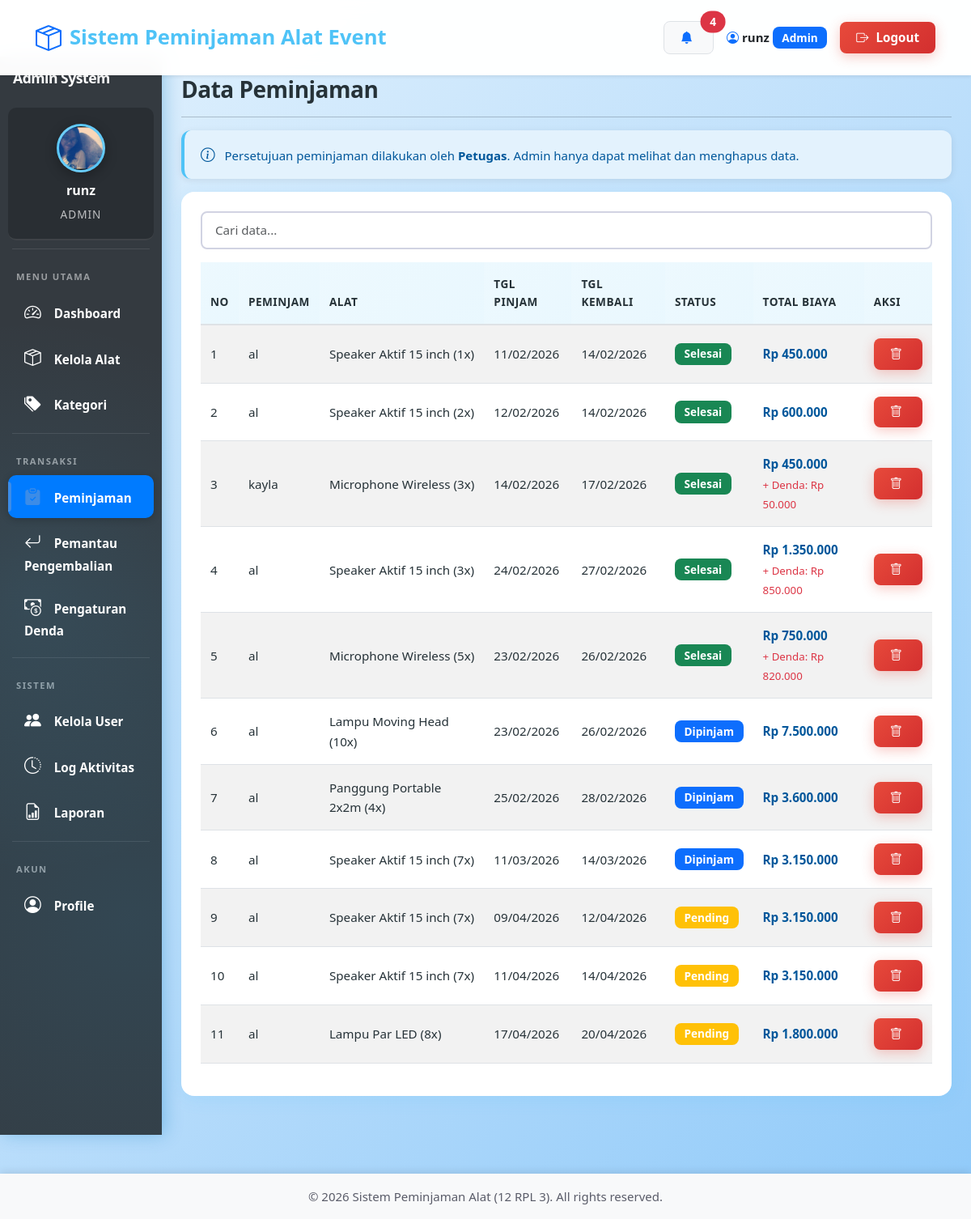
Screenshot of /admin/peminjaman.php (signed in) with the database file from the repository.
### tables this page shows
CREATE TABLE `peminjaman` (
  `id` int NOT NULL,
  `nama_alat` varchar(50) NOT NULL,
  `peminjam_id` int NOT NULL,
  `tanggal_pinjam` date NOT NULL,
  `tanggal_kembali` date NOT NULL,
  `tanggal_pengembalian` datetime DEFAULT NULL,
  `kondisi_pengembalian` enum('baik','rusak ringan','rusak berat','hilang') DEFAULT 'baik',
  `catatan_pengembalian` text,
  `status` enum('pending','disetujui','ditolak','dipinjam','selesai') DEFAULT 'pending',
  `total_biaya` decimal(10,2) DEFAULT NULL,
  `denda` decimal(10,2) DEFAULT '0.00',
  `keterangan` text,
  `petugas_id` int DEFAULT NULL,
  `created_at` timestamp NULL DEFAULT CURRENT_TIMESTAMP,
  `deleted_at` datetime DEFAULT NULL
);

CREATE TABLE `users` (
  `id` int NOT NULL,
  `username` varchar(50) NOT NULL,
  `password` varchar(255) NOT NULL,
  `nama` varchar(100) NOT NULL,
  `email` varchar(100) NOT NULL,
  `telepon` varchar(20) DEFAULT NULL,
  `foto_profile` varchar(255) DEFAULT NULL,
  `role` enum('admin','petugas','peminjam') NOT NULL,
  `created_at` timestamp NULL DEFAULT CURRENT_TIMESTAMP,
  `deleted_at` datetime DEFAULT NULL
);

CREATE TABLE `alat` (
  `id` int NOT NULL,
  `nama_alat` varchar(100) NOT NULL,
  `merk` varchar(100) DEFAULT NULL,
  `kategori_id` int DEFAULT NULL,
  `jumlah_total` int NOT NULL,
  `jumlah_tersedia` int NOT NULL,
  `kondisi` enum('baik','rusak ringan','rusak berat') DEFAULT 'baik',
  `harga_sewa` decimal(10,2) DEFAULT NULL,
  `deskripsi` text,
  `foto` varchar(255) DEFAULT NULL,
  `created_at` timestamp NULL DEFAULT CURRENT_TIMESTAMP,
  `deleted_at` datetime DEFAULT NULL
);

CREATE TABLE `detail_peminjaman` (
  `id` int NOT NULL,
  `peminjaman_id` int NOT NULL,
  `alat_id` int NOT NULL,
  `jumlah` int NOT NULL,
  `harga_satuan` decimal(10,2) DEFAULT NULL,
  `subtotal` decimal(10,2) DEFAULT NULL
);

### controllers/PeminjamanController.php (called while the page is built, shortened)
<?php
require_once __DIR__ . '/../models/PeminjamanModel.php';
class PeminjamanController extends Controller {
    private $model;
    public function __construct($conn) {
        $this->model     = new PeminjamanModel($conn);
    }
    public function index() {
        return $this->model->getAll();
    }
    public function getDetail($peminjaman_id) {
        return $this->model->getDetail($peminjaman_id);
    }
}
?>

### models/Model.php (called while the page is built, shortened)
<?php
class Model {
    protected $conn;
    public function __construct($conn) {
        $this->conn = $conn;
    }
    protected function query($sql) {
        return mysqli_query($this->conn, $sql);
    }
    protected function fetchAll($sql) {
        $result = $this->query($sql);
        $data = [];
        while ($row = mysqli_fetch_assoc($result)) {
            $data[] = $row;
        }
        return $data;
    }
}
?>

### models/PeminjamanModel.php (called while the page is built, shortened)
<?php
require_once __DIR__ . '/Model.php';
class PeminjamanModel extends Model {
    public function getAll() {
        return $this->fetchAll("SELECT p.*, u.nama FROM peminjaman p
                                JOIN users u ON p.peminjam_id = u.id
                                ORDER BY p.id ASC");
    }
    public function getDetail($peminjaman_id) {
        return $this->fetchAll("SELECT dp.*, a.nama_alat, a.harga_sewa FROM detail_peminjaman dp
                                JOIN alat a ON dp.alat_id = a.id
                                WHERE dp.peminjaman_id = " . (int)$peminjaman_id);
    }
}
?>

### admin/peminjaman.php (the view, shortened to what this page needs)
<?php
require_once '../config/database.php';
require_once '../controllers/PeminjamanController.php';
$controller = new PeminjamanController($conn);
$peminjaman_list = $controller->index();
include '../includes/header.php';
?>
<div class="container-fluid">
    <div class="row">
        <?php include '../includes/admin_sidebar.php'; ?>
        <div class="col-md-10 p-4">
            <h2>Data Peminjaman</h2>
            <hr>
            <div class="alert alert-info">
                <i class="bi bi-info-circle"></i> Persetujuan peminjaman dilakukan oleh <strong>Petugas</strong>. Admin hanya dapat melihat dan menghapus data.
            </div>
            <div class="card">
                <div class="card-body">
                    <table class="table table-striped">
                        <thead>
                            <tr>
                                <th>No</th>
                                <th>Peminjam</th>
                                <th>Alat</th>
                                <th>Tgl Pinjam</th>
                                <th>Tgl Kembali</th>
                                <th>Status</th>
                                <th>Total Biaya</th>
                                <th>Aksi</th>
                            </tr>
                        </thead>
                        <tbody>
                            <?php
                            $status_color = ['pending'=>'warning','disetujui'=>'info','dipinjam'=>'primary','selesai'=>'success','ditolak'=>'danger'];
                            $no = 1;
                            foreach ($peminjaman_list as $row):
                                $color = $status_color[$row['status']] ?? 'secondary';
                                $detail = $controller->getDetail($row['id']);
                                $alat_list_str = implode(', ', array_map(fn($d) => $d['nama_alat'].' ('.$d['jumlah'].'x)', $detail));
                            ?>
                            <tr>
                                <td><?php echo $no++; ?></td>
                                <td><?php echo htmlspecialchars($row['nama']); ?></td>
                                <td><?php echo strlen($alat_list_str) > 50 ? substr($alat_list_str,0,50).'...' : $alat_list_str; ?></td>
                                <td><?php echo date('d/m/Y', strtotime($row['tanggal_pinjam'])); ?></td>
                                <td><?php echo date('d/m/Y', strtotime($row['tanggal_kembali'])); ?></td>
                                <td><span class="badge bg-<?php echo $color; ?>"><?php echo ucfirst($row['status']); ?></span></td>
                                <td>
                                    <strong>Rp <?php echo number_format($row['total_biaya'], 0, ',', '.'); ?></strong>
                                    <?php if ($row['denda'] > 0): ?>
                                    <br><small class="text-danger">+ Denda: Rp <?php echo number_format($row['denda'], 0, ',', '.'); ?></small>
                                    <?php endif; ?>
                                </td>
                                <td>
                                    <button class="btn btn-sm btn-danger" onclick="if(confirm('Hapus peminjaman ini?')) location.href='?delete=<?php echo $row['id']; ?>'">
                                        <i class="bi bi-trash"></i>
                                    </button>
                                </td>
                            </tr>
                            <?php endforeach; ?>
                        </tbody>
                    </table>
                </div>
            </div>
        </div>
    </div>
</div>
<?php include '../includes/footer.php'; ?>

### assets/css/variables.css (style rules this page uses)
:root { --primary: #4FC3F7; --primary-dark: #29B6F6; --primary-light: #81D4FA; --secondary: #78909C; --success: #66BB6A; --info: #42A5F5; --warning: #FFA726; --danger: #EF5350; --light: #E3F2FD; --dark: #263238; --blue-gradient: linear-gradient(135deg, #4FC3F7 0%, #29B6F6 100%); --blue-gradient-dark: linear-gradient(135deg, #29B6F6 0%, #0288D1 100%); --sidebar-gradient: linear-gradient(180deg, #0277BD 0%, #01579B 100%); --card-gradient: linear-gradient(135deg, #E3F2FD 0%, #BBDEFB 100%); --card-shadow: 0 4px 20px rgba(79, 195, 247, 0.15); --button-shadow: 0 4px 15px rgba(79, 195, 247, 0.3); --hover-shadow: 0 8px 30px rgba(79, 195, 247, 0.25); --spacing-sm: 0.5rem; --spacing-md: 1rem; --spacing-lg: 1.5rem; --spacing-xl: 2rem; --radius-sm: 8px; --radius-md: 12px; --radius-lg: 16px; --font-family: 'Segoe UI', Tahoma, Geneva, Verdana, sans-serif; --font-size-base: 15px; --font-weight-normal: 500; --font-weight-bold: 700; }

### assets/css/base.css (style rules this page uses)
* { margin: 0; padding: 0; box-sizing: border-box; }
html { scroll-behavior: smooth; }
body { font-family: var(--font-family); background: linear-gradient(135deg, #E3F2FD 0%, #BBDEFB 50%, #90CAF9 100%); background-attachment: fixed; min-height: 100vh; color: var(--dark); font-size: var(--font-size-base); line-height: 1.6; padding-top: 70px; }
h1, h2, h3, h4, h5, h6 { font-weight: var(--font-weight-bold); color: var(--dark); letter-spacing: -0.5px; }
h2 { font-size: 1.75rem; margin-bottom: 0.5rem; }
p, td, th, label, span { color: var(--dark); }
strong { font-weight: var(--font-weight-bold); }

### assets/css/components.css (style rules this page uses)
.card { border: none; border-radius: var(--radius-lg); box-shadow: var(--card-shadow); overflow: hidden; margin-bottom: var(--spacing-lg); background: white; transition: all 0.3s ease; }
.card-body { padding: var(--spacing-lg); }
.table thead th { border-bottom: 2px solid #dee2e6; font-weight: var(--font-weight-bold); text-transform: uppercase; font-size: 0.85rem; letter-spacing: 0.5px; color: var(--dark); padding: var(--spacing-md) 0.75rem; background: linear-gradient(135deg, rgba(79, 195, 247, 0.1) 0%, rgba(41, 182, 246, 0.1) 100%); }
.table tbody td { padding: var(--spacing-md) 0.75rem; vertical-align: middle; font-size: 0.95rem; color: var(--dark); font-weight: var(--font-weight-normal); }
.table tbody td strong { font-weight: var(--font-weight-bold); color: #01579B; }
.btn { border-radius: var(--radius-sm); padding: var(--spacing-sm) 1.25rem; font-weight: 600; font-size: 0.95rem; transition: all 0.3s ease; border: none; }
.btn i { margin-right: 5px; }
.btn-danger { background: linear-gradient(135deg, #e74a3b 0%, #d32f2f 100%); box-shadow: 0 4px 15px rgba(231, 74, 59, 0.3); }
.badge { padding: 0.5em 0.85em; font-weight: var(--font-weight-bold); border-radius: var(--radius-sm); font-size: 0.85rem; }
.alert { border: none; border-radius: var(--radius-md); padding: var(--spacing-md) 1.25rem; border-left: 4px solid; box-shadow: 0 2px 10px rgba(0,0,0,0.08); font-weight: var(--font-weight-normal); }
.alert-info { background-color: #E3F2FD; border-left-color: var(--primary); color: #01579B; }
.alert i { margin-right: 8px; font-size: 1.1rem; }

### rows the page displays
peminjaman: peminjam.nama "al", alat.nama_alat "Speaker Aktif 15 inch (1x)", tanggal_pinjam "11/02/2026", tanggal_kembali "14/02/2026", status "Selesai", total_biaya "450.000"
peminjaman: peminjam.nama "al", alat.nama_alat "Speaker Aktif 15 inch (2x)", tanggal_pinjam "12/02/2026", tanggal_kembali "14/02/2026", status "Selesai", total_biaya "600.000"
peminjaman: peminjam.nama "kayla", alat.nama_alat "Microphone Wireless (3x)", tanggal_pinjam "14/02/2026", tanggal_kembali "17/02/2026", status "Selesai", total_biaya "450.000", denda "50.000"
peminjaman: peminjam.nama "al", alat.nama_alat "Speaker Aktif 15 inch (3x)", tanggal_pinjam "24/02/2026", tanggal_kembali "27/02/2026", status "Selesai", total_biaya "1.350.000", denda "850.000"
peminjaman: peminjam.nama "al", alat.nama_alat "Microphone Wireless (5x)", tanggal_pinjam "23/02/2026", tanggal_kembali "26/02/2026", status "Selesai", total_biaya "750.000", denda "820.000"
peminjaman: peminjam.nama "al", alat.nama_alat "Lampu Moving Head (10x)", tanggal_pinjam "23/02/2026", tanggal_kembali "26/02/2026", status "Dipinjam", total_biaya "7.500.000"
peminjaman: peminjam.nama "al", alat.nama_alat "Panggung Portable 2x2m (4x)", tanggal_pinjam "25/02/2026", tanggal_kembali "28/02/2026", status "Dipinjam", total_biaya "3.600.000"
peminjaman: peminjam.nama "al", alat.nama_alat "Speaker Aktif 15 inch (7x)", tanggal_pinjam "11/03/2026", tanggal_kembali "14/03/2026", status "Dipinjam", total_biaya "3.150.000"
peminjaman: peminjam.nama "al", alat.nama_alat "Speaker Aktif 15 inch (7x)", tanggal_pinjam "09/04/2026", tanggal_kembali "12/04/2026", status "Pending", total_biaya "3.150.000"
peminjaman: peminjam.nama "al", alat.nama_alat "Speaker Aktif 15 inch (7x)", tanggal_pinjam "11/04/2026", tanggal_kembali "14/04/2026", status "Pending", total_biaya "3.150.000"
peminjaman: peminjam.nama "al", alat.nama_alat "Lampu Par LED (8x)", tanggal_pinjam "17/04/2026", tanggal_kembali "20/04/2026", status "Pending", total_biaya "1.800.000"

### other values shown
$notif_count "4"
$_SESSION['nama'] "runz"
$_SESSION['role'] "Admin"
$_SESSION['role'] "ADMIN"
